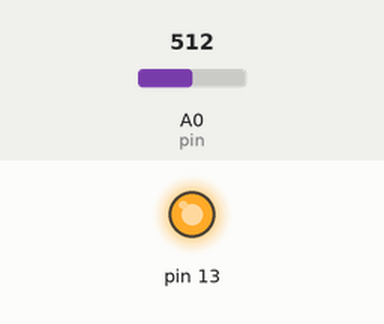
Simulated run of this sketch. Board: Arduino Uno, built with avr-gcc and run on an emulated ATmega328P. Parts: output pins drawn as LEDs (lit = HIGH). Inputs (shaded band) come from the test bench; at power-on: A0 (pin) = 512.

Above: at 2.8 s.
2.9 s: A0 (pin) set to 0
5.6 s: A0 (pin) set to 122
At 5.96 s:
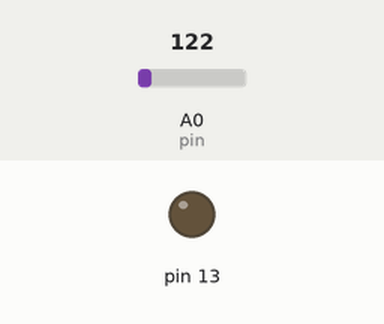
Timing chart, 0 to 15.1 s (numbered marks = the images above; inputs shaded):
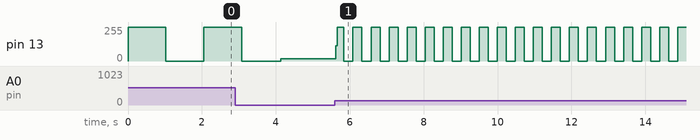

The sketch:

10ledsame_resisitor.ino
```cpp
// C++ code
//
int pin = 0, value = 0, led = 13;
void setup()
{
  pinMode(13, OUTPUT);
}

void loop()
{
  value = analogRead(pin);
  digitalWrite(13,HIGH);
  delay(2*value);
  digitalWrite(13,LOW);
  delay(2*value);

}
```

Measured:
- after the input at 5.6 s, pin 13: 16/255 → 116/255 at once, then moves between 0/255 and 255/255, repeating every 0.49 s
